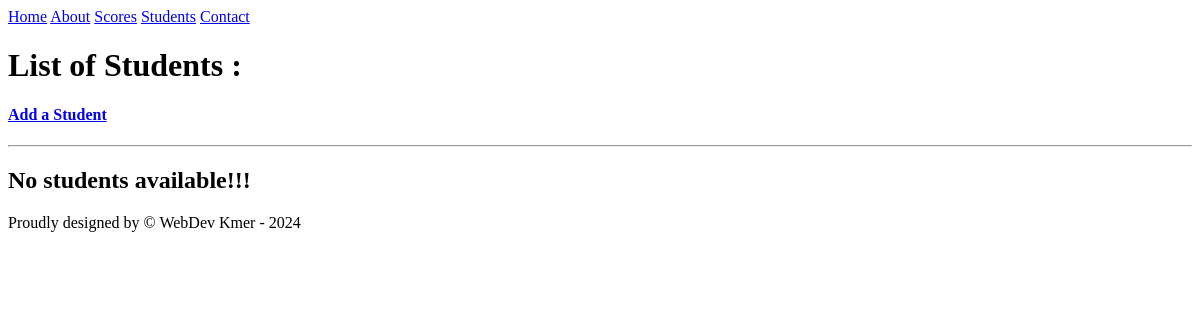
/students/, run on an earlier commit of the app's database.
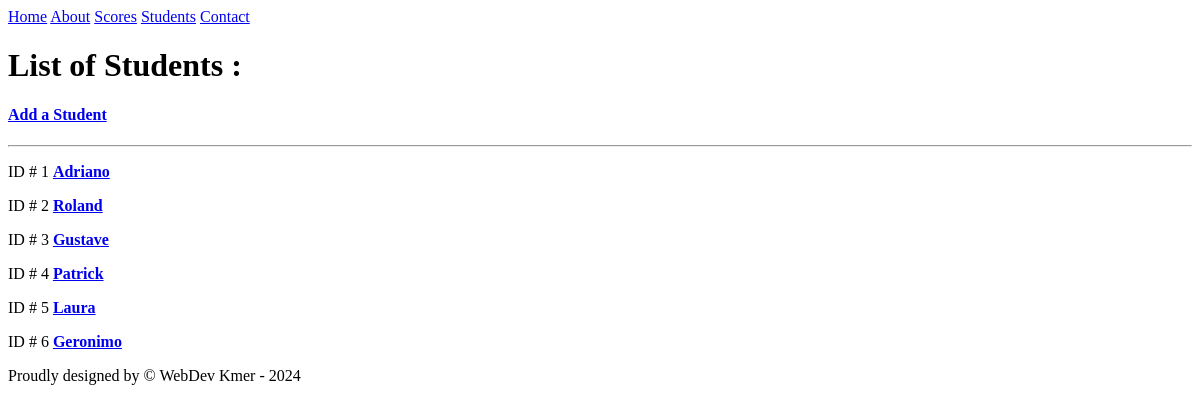
And on a later commit of the database.
### students/models.py (models this page shows, shortened)
class Student (models.Model):
    name = models.CharField(max_length=50)

### students/views.py (the view)
# urls.py: path('students/', include('students.urls'),)
def students(request):
    students = Student.objects.all()
    context = {
        'students': students
    }
    return render(request, 'students/all_students.html', context)

### students/templates/students/all_students.html (shortened to what this page needs)
{% extends 'base.html'%}
{% block main %}
<h1>List of Students :</h1>
        <h4><a href="{% url 'students:add' %}">Add a Student</a></h4>
        <hr>
        {% if students %}
        {% for student in students %}
        <p>ID # {{ student.id }} <a href="{% url 'students:detail' student.id %}"><strong>{{ student.name }}</strong></a></p>
        {% endfor %}
        {% else %}
        <h2>No students available!!!</h2>
        {% endif %}
{% endblock %}

### scores/templates/base.html (shortened to what this page needs)
<!DOCTYPE html>
<html lang="en">
<head>
</head>
<body>
    {% include 'header.html'%}
    {% block main %}
    {% endblock %}
    {% include 'footer.html'%}
</body>
</html>

### scores/templates/header.html
<header>
    {% include 'navigation.html' %}
</header>

### scores/templates/navigation.html
<nav>
    <a href='{% url 'home' %}'>Home</a>
    <a href='{% url 'about' %}'>About</a>
    <a href='{% url 'scores:all' %}'>Scores</a>
    <a href='{% url 'students:all' %}'>Students</a>
    <a href='{% url 'contact' %}'>Contact</a>
</nav>

### scores/templates/footer.html
<footer>Proudly designed by &copy; WebDev Kmer - 2024</footer>

What changed in the data, as far as the page shows it:
added Student: id "1", name "Adriano"
added Student: id "2", name "Roland"
added Student: id "3", name "Gustave"
added Student: id "4", name "Patrick"
added Student: id "5", name "Laura"
added Student: id "6", name "Geronimo"
Also different on the page:
text no longer shown: "No students available!!!"
